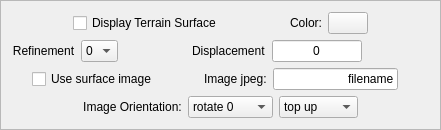
      <widget class="QFrame" name="frame6">
       <property name="whatsThis">
        <string>When using layered data, the lowest level (e.g. terrain level) of the data can be rendered as a surface, and a jpeg texture can be applied to that surface.</string>
       </property>
       <property name="frameShape">
        <enum>QFrame::StyledPanel</enum>
       </property>
       <property name="frameShadow">
        <enum>QFrame::Raised</enum>
       </property>
       <layout class="QHBoxLayout">
        <item>
         <layout class="QVBoxLayout">
          <item>
           <layout class="QHBoxLayout">
            <item>
             <spacer name="spacer70">
              <property name="orientation">
               <enum>Qt::Horizontal</enum>
              </property>
              <property name="sizeType">
               <enum>QSizePolicy::Expanding</enum>
              </property>
              <property name="sizeHint" stdset="0">
               <size>
                <width>16</width>
                <height>21</height>
               </size>
              </property>
             </spacer>
            </item>
            <item>
             <widget class="QCheckBox" name="surfaceCheckbox">
              <property name="toolTip">
               <string>Enable rendering of surface as determined by HGT variable</string>
              </property>
              <property name="whatsThis">
               <string>When using a layered dataset, you can render a surface at terrain height (i.e. at the height specified by the HGT variable, plus a vertical displacement.  The color or texture and refinement level of this surface can also be specified here.</string>
              </property>
              <property name="text">
               <string>Display Terrain Surface</string>
              </property>
             </widget>
            </item>
            <item>
             <spacer name="spacer71">
              <property name="orientation">
               <enum>Qt::Horizontal</enum>
              </property>
              <property name="sizeType">
               <enum>QSizePolicy::Expanding</enum>
              </property>
              <property name="sizeHint" stdset="0">
               <size>
                <width>51</width>
                <height>20</height>
               </size>
              </property>
             </spacer>
            </item>
            <item>
             <widget class="QLabel" name="textLabel2">
              <property name="text">
               <string>Color:</string>
              </property>
              <property name="alignment">
               <set>Qt::AlignCenter</set>
              </property>
              <property name="wordWrap">
               <bool>false</bool>
              </property>
              <property name="indent">
               <number>0</number>
              </property>
             </widget>
            </item>
            <item>
             <widget class="QPushButton" name="surfaceColorButton">
              <property name="enabled">
               <bool>true</bool>
              </property>
              <property name="toolTip">
               <string>Click to specify color of surface</string>
              </property>
              <property name="text">
               <string/>
              </property>
              <property name="autoDefault">
               <bool>false</bool>
              </property>
             </widget>
            </item>
            <item>
             <spacer name="spacer50_2">
              <property name="orientation">
               <enum>Qt::Horizontal</enum>
              </property>
              <property name="sizeType">
               <enum>QSizePolicy::Expanding</enum>
              </property>
              <property name="sizeHint" stdset="0">
               <size>
                <width>21</width>
                <height>20</height>
               </size>
              </property>
             </spacer>
            </item>
           </layout>
          </item>
          <item>
           <layout class="QHBoxLayout">
            <item>
             <widget class="QLabel" name="textLabel1_2_3">
              <property name="toolTip">
               <string>The refinement level specifies the resolution of data that is used in the surface rendering</string>
              </property>
              <property name="text">
               <string>Refinement</string>
              </property>
              <property name="alignment">
               <set>Qt::AlignCenter</set>
              </property>
              <property name="wordWrap">
               <bool>false</bool>
              </property>
             </widget>
            </item>
            <item>
             <widget class="QComboBox" name="refinementCombo">
              <property name="toolTip">
               <string>The refinement level specifies the resolution of data that is used in the surface rendering</string>
              </property>
              <property name="maxCount">
               <number>5</number>
              </property>
              <item>
               <property name="text">
                <string>0</string>
               </property>
              </item>
              <item>
               <property name="text">
                <string>1</string>
               </property>
              </item>
              <item>
               <property name="text">
                <string>2</string>
               </property>
              </item>
              <item>
               <property name="text">
                <string>3</string>
               </property>
              </item>
              <item>
               <property name="text">
                <string>5</string>
               </property>
              </item>
             </widget>
            </item>
            <item>
             <spacer name="spacer49_3">
              <property name="orientation">
               <enum>Qt::Horizontal</enum>
              </property>
              <property name="sizeType">
               <enum>QSizePolicy::Expanding</enum>
              </property>
              <property name="sizeHint" stdset="0">
               <size>
                <width>20</width>
                <height>20</height>
               </size>
              </property>
             </spacer>
            </item>
            <item>
             <widget class="QLabel" name="textLabel1_7">
              <property name="toolTip">
               <string>Specify vertical displacement of terrain</string>
              </property>
              <property name="whatsThis">
               <string>The terrain surface is rendered at the elevation (HGT + displacement) in user coordinates.  Modify the displacement to move it up or down.</string>
              </property>
              <property name="text">
               <string>Displacement</string>
              </property>
              <property name="wordWrap">
               <bool>false</bool>
              </property>
             </widget>
            </item>
            <item>
             <widget class="QLineEdit" name="displacementEdit">
              <property name="maximumSize">
               <size>
                <width>90</width>
                <height>32767</height>
               </size>
              </property>
              <property name="toolTip">
               <string>Specify vertical displacement of terrain</string>
              </property>
              <property name="whatsThis">
               <string>The terrain surface is rendered at the elevation (HGT + displacement) in user coordinates.  Modify the displacement to move it up or down.</string>
              </property>
              <property name="text">
               <string>0</string>
              </property>
              <property name="alignment">
               <set>Qt::AlignHCenter</set>
              </property>
             </widget>
            </item>
            <item>
             <spacer name="spacer17">
              <property name="orientation">
               <enum>Qt::Horizontal</enum>
              </property>
              <property name="sizeType">
               <enum>QSizePolicy::Expanding</enum>
              </property>
              <property name="sizeHint" stdset="0">
               <size>
                <width>20</width>
                <height>21</height>
               </size>
              </property>
             </spacer>
            </item>
           </layout>
          </item>
          <item>
           <layout class="QHBoxLayout">
            <item>
             <spacer name="spacer68">
              <property name="orientation">
               <enum>Qt::Horizontal</enum>
              </property>
              <property name="sizeType">
               <enum>QSizePolicy::Expanding</enum>
              </property>
              <property name="sizeHint" stdset="0">
               <size>
                <width>20</width>
                <height>20</height>
               </size>
              </property>
             </spacer>
            </item>
            <item>
             <widget class="QCheckBox" name="imageCheckbox">
              <property name="toolTip">
               <string>Check to specify and use a jpeg file on surface</string>
              </property>
              <property name="text">
               <string>Use surface image</string>
              </property>
             </widget>
            </item>
            <item>
             <spacer name="spacer64">
              <property name="orientation">
               <enum>Qt::Horizontal</enum>
              </property>
              <property name="sizeType">
               <enum>QSizePolicy::Expanding</enum>
              </property>
              <property name="sizeHint" stdset="0">
               <size>
                <width>41</width>
                <height>20</height>
               </size>
              </property>
             </spacer>
            </item>
            <item>
             <widget class="QLabel" name="textLabel1_2_4">
              <property name="text">
               <string>Image jpeg:</string>
              </property>
              <property name="wordWrap">
               <bool>false</bool>
              </property>
             </widget>
            </item>
            <item>
             <widget class="QLineEdit" name="imageFilenameEdit">
              <property name="enabled">
               <bool>true</bool>
              </property>
              <property name="minimumSize">
               <size>
                <width>125</width>
                <height>0</height>
               </size>
              </property>
              <property name="toolTip">
               <string>Current Image Jpeg file name</string>
              </property>
              <property name="text">
               <string>filename</string>
              </property>
              <property name="alignment">
               <set>Qt::AlignRight</set>
              </property>
             </widget>
            </item>
            <item>
             <spacer name="spacer69">
              <property name="orientation">
               <enum>Qt::Horizontal</enum>
              </property>
              <property name="sizeType">
               <enum>QSizePolicy::Expanding</enum>
              </property>
              <property name="sizeHint" stdset="0">
               <size>
                <width>31</width>
                <height>20</height>
               </size>
              </property>
             </spacer>
            </item>
           </layout>
          </item>
          <item>
           <layout class="QHBoxLayout">
            <item>
             <spacer name="spacer65">
              <property name="orientation">
               <enum>Qt::Horizontal</enum>
              </property>
              <property name="sizeType">
               <enum>QSizePolicy::Expanding</enum>
              </property>
              <property name="sizeHint" stdset="0">
               <size>
                <width>21</width>
                <height>21</height>
               </size>
              </property>
             </spacer>
            </item>
            <item>
             <widget class="QLabel" name="textLabel1_4">
              <property name="text">
               <string>Image Orientation:</string>
              </property>
              <property name="alignment">
               <set>Qt::AlignCenter</set>
              </property>
              <property name="wordWrap">
               <bool>false</bool>
              </property>
             </widget>
            </item>
            <item>
             <widget class="QComboBox" name="imageRotationCombo">
              <property name="toolTip">
               <string>Specify image rotation as multiple of 90 degrees</string>
              </property>
              <item>
               <property name="text">
                <string>rotate 0 </string>
               </property>
              </item>
              <item>
               <property name="text">
                <string>rotate 90</string>
               </property>
              </item>
              <item>
               <property name="text">
                <string>rotate 180</string>
               </property>
              </item>
              <item>
               <property name="text">
                <string>rotate 270</string>
               </property>
              </item>
             </widget>
            </item>
            <item>
             <widget class="QComboBox" name="imageUpDownCombo">
              <property name="toolTip">
               <string>Specify whether the image is upside down or not</string>
              </property>
              <item>
               <property name="text">
                <string>top up</string>
               </property>
              </item>
              <item>
               <property name="text">
                <string>top down</string>
               </property>
              </item>
             </widget>
            </item>
            <item>
             <spacer name="spacer67">
              <property name="orientation">
               <enum>Qt::Horizontal</enum>
              </property>
              <property name="sizeType">
               <enum>QSizePolicy::Expanding</enum>
              </property>
              <property name="sizeHint" stdset="0">
               <size>
                <width>41</width>
                <height>20</height>
               </size>
              </property>
             </spacer>
            </item>
           </layout>
          </item>
         </layout>
        </item>
       </layout>
      </widget>
